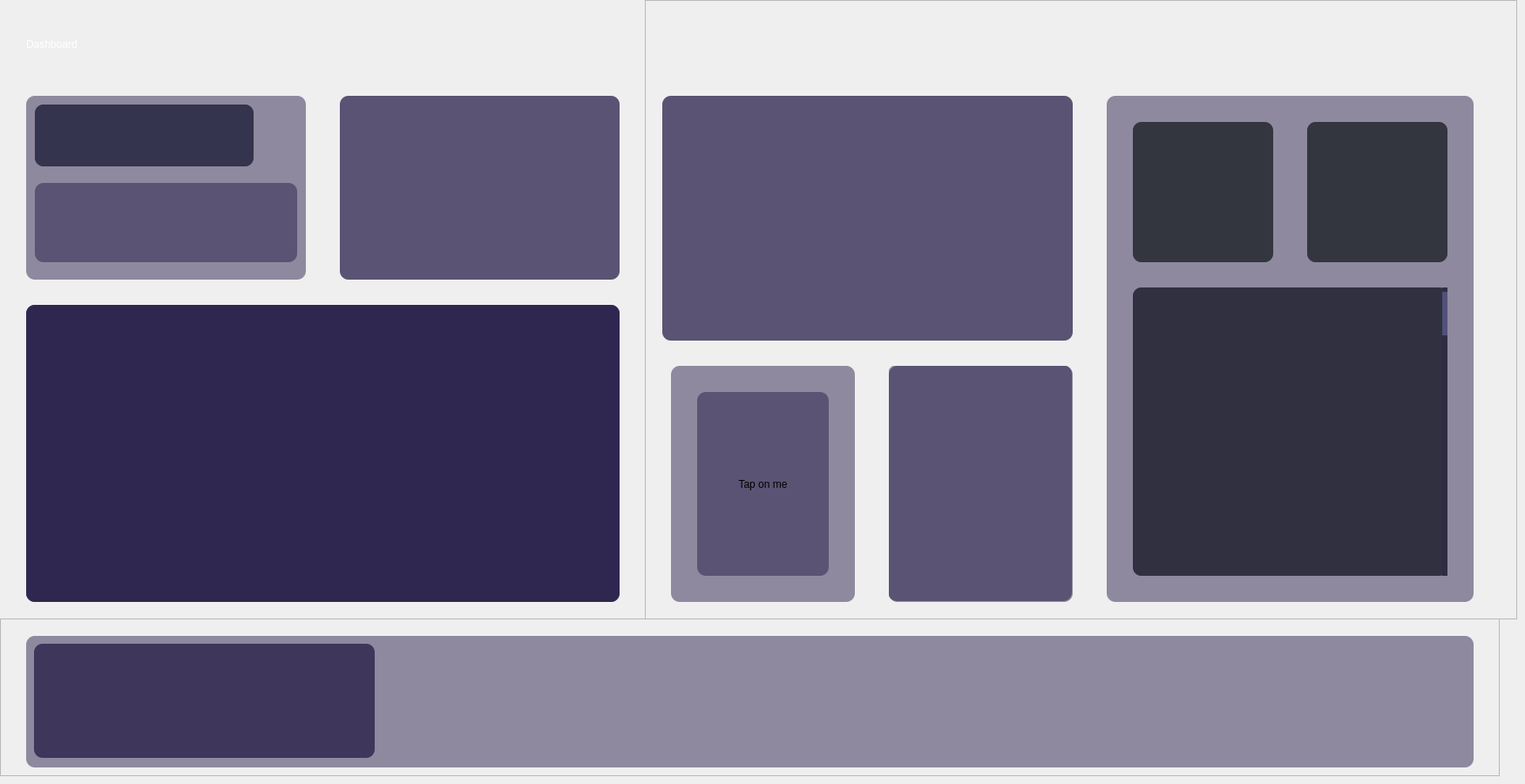
                     <widget class="QWidget" name="home">
                      <property name="styleSheet">
                       <string notr="true">
background-repeat: no-repeat;</string>
                      </property>
                      <widget class="QFrame" name="frame">
                       <property name="geometry">
                        <rect>
                         <x>-10</x>
                         <y>-10</y>
                         <width>751</width>
                         <height>721</height>
                        </rect>
                       </property>
                       <property name="frameShape">
                        <enum>QFrame::StyledPanel</enum>
                       </property>
                       <property name="frameShadow">
                        <enum>QFrame::Raised</enum>
                       </property>
                       <widget class="QFrame" name="frame_24">
                        <property name="geometry">
                         <rect>
                          <x>40</x>
                          <y>120</y>
                          <width>321</width>
                          <height>211</height>
                         </rect>
                        </property>
                        <property name="styleSheet">
                         <string notr="true">background-color: rgba(31, 21, 65, 0);
border-radius: 10px</string>
                        </property>
                        <property name="frameShape">
                         <enum>QFrame::StyledPanel</enum>
                        </property>
                        <property name="frameShadow">
                         <enum>QFrame::Raised</enum>
                        </property>
                        <widget class="QWidget" name="horizontalLayoutWidget_2">
                         <property name="geometry">
                          <rect>
                           <x>0</x>
                           <y>0</y>
                           <width>321</width>
                           <height>211</height>
                          </rect>
                         </property>
                         <layout class="QHBoxLayout" name="avatar_earning_layout">
                          <item>
                           <widget class="QFrame" name="frame_3">
                            <property name="styleSheet">
                             <string notr="true">background-color: rgba(31, 21, 65, 120);</string>
                            </property>
                            <property name="frameShape">
                             <enum>QFrame::StyledPanel</enum>
                            </property>
                            <property name="frameShadow">
                             <enum>QFrame::Raised</enum>
                            </property>
                            <widget class="QFrame" name="frame_25">
                             <property name="geometry">
                              <rect>
                               <x>10</x>
                               <y>10</y>
                               <width>251</width>
                               <height>71</height>
                              </rect>
                             </property>
                             <property name="styleSheet">
                              <string notr="true"> background: rgba(45, 45, 73, 190);
font: 12pt &quot;Courier New&quot;;</string>
                             </property>
                             <property name="frameShape">
                              <enum>QFrame::StyledPanel</enum>
                             </property>
                             <property name="frameShadow">
                              <enum>QFrame::Raised</enum>
                             </property>
                             <widget class="QWidget" name="horizontalLayoutWidget_3">
                              <property name="geometry">
                               <rect>
                                <x>0</x>
                                <y>0</y>
                                <width>251</width>
                                <height>71</height>
                               </rect>
                              </property>
                              <layout class="QHBoxLayout" name="avatar_layout"/>
                             </widget>
                            </widget>
                            <widget class="QWidget" name="horizontalLayoutWidget_6">
                             <property name="geometry">
                              <rect>
                               <x>10</x>
                               <y>100</y>
                               <width>301</width>
                               <height>91</height>
                              </rect>
                             </property>
                             <layout class="QHBoxLayout" name="earning_layout_inside">
                              <item>
                               <widget class="QFrame" name="frame_5">
                                <property name="styleSheet">
                                 <string notr="true">background-color: rgba(31, 21, 65, 0);</string>
                                </property>
                                <property name="frameShape">
                                 <enum>QFrame::StyledPanel</enum>
                                </property>
                                <property name="frameShadow">
                                 <enum>QFrame::Raised</enum>
                                </property>
                                <widget class="QLabel" name="label_2">
                                 <property name="geometry">
                                  <rect>
                                   <x>10</x>
                                   <y>10</y>
                                   <width>281</width>
                                   <height>16</height>
                                  </rect>
                                 </property>
                                 <property name="styleSheet">
                                  <string notr="true">font: 10pt &quot;Courier New&quot;;</string>
                                 </property>
                                 <property name="text">
                                  <string/>
                                 </property>
                                </widget>
                                <widget class="QLabel" name="label_4">
                                 <property name="geometry">
                                  <rect>
                                   <x>10</x>
                                   <y>30</y>
                                   <width>281</width>
                                   <height>16</height>
                                  </rect>
                                 </property>
                                 <property name="styleSheet">
                                  <string notr="true">font: 10pt &quot;Courier New&quot;;</string>
                                 </property>
                                 <property name="text">
                                  <string/>
                                 </property>
                                </widget>
                                <widget class="QLabel" name="label_5">
                                 <property name="geometry">
                                  <rect>
                                   <x>10</x>
                                   <y>50</y>
                                   <width>281</width>
                                   <height>16</height>
                                  </rect>
                                 </property>
                                 <property name="styleSheet">
                                  <string notr="true">font: 10pt &quot;Courier New&quot;;</string>
                                 </property>
                                 <property name="text">
                                  <string/>
                                 </property>
                                </widget>
                               </widget>
                              </item>
                             </layout>
                            </widget>
                           </widget>
                          </item>
                         </layout>
                        </widget>
                       </widget>
                       <widget class="QFrame" name="frame_14">
                        <property name="geometry">
                         <rect>
                          <x>400</x>
                          <y>120</y>
                          <width>321</width>
                          <height>211</height>
                         </rect>
                        </property>
                        <property name="styleSheet">
                         <string notr="true">background-color: rgba(31, 21, 65, 120);
border-radius: 10px;
background-image: url(images/images/dollar_bg);</string>
                        </property>
                        <property name="frameShape">
                         <enum>QFrame::StyledPanel</enum>
                        </property>
                        <property name="frameShadow">
                         <enum>QFrame::Raised</enum>
                        </property>
                        <widget class="QWidget" name="verticalLayoutWidget_5">
                         <property name="geometry">
                          <rect>
                           <x>0</x>
                           <y>0</y>
                           <width>321</width>
                           <height>211</height>
                          </rect>
                         </property>
                         <layout class="QVBoxLayout" name="currency_widget_layout"/>
                        </widget>
                       </widget>
                       <widget class="QLabel" name="label_3">
                        <property name="geometry">
                         <rect>
                          <x>40</x>
                          <y>40</y>
                          <width>291</width>
                          <height>41</height>
                         </rect>
                        </property>
                        <property name="styleSheet">
                         <string notr="true">background-color: rgba(31, 21, 65, 0);
font: 20pt &quot;Peak 5pt&quot;;
color: rgb(255, 255, 255);</string>
                        </property>
                        <property name="text">
                         <string>Dashboard</string>
                        </property>
                       </widget>
                       <widget class="QFrame" name="frame_21">
                        <property name="geometry">
                         <rect>
                          <x>40</x>
                          <y>360</y>
                          <width>681</width>
                          <height>341</height>
                         </rect>
                        </property>
                        <property name="styleSheet">
                         <string notr="true">background-color: rgba(31, 21, 65, 120);
border-radius: 10px</string>
                        </property>
                        <property name="frameShape">
                         <enum>QFrame::StyledPanel</enum>
                        </property>
                        <property name="frameShadow">
                         <enum>QFrame::Raised</enum>
                        </property>
                        <widget class="QStackedWidget" name="bar_charts">
                         <property name="geometry">
                          <rect>
                           <x>0</x>
                           <y>0</y>
                           <width>681</width>
                           <height>341</height>
                          </rect>
                         </property>
                         <property name="currentIndex">
                          <number>0</number>
                         </property>
                         <widget class="QWidget" name="bar_charts_conta">
                          <property name="layoutDirection">
                           <enum>Qt::LeftToRight</enum>
                          </property>
                          <widget class="QWidget" name="verticalLayoutWidget">
                           <property name="geometry">
                            <rect>
                             <x>0</x>
                             <y>0</y>
                             <width>681</width>
                             <height>341</height>
                            </rect>
                           </property>
                           <layout class="QVBoxLayout" name="bar_charts_cont"/>
                          </widget>
                         </widget>
                         <widget class="QWidget" name="page_4"/>
                        </widget>
                       </widget>
                      </widget>
                      <widget class="QFrame" name="frame_26">
                       <property name="geometry">
                        <rect>
                         <x>740</x>
                         <y>0</y>
                         <width>1001</width>
                         <height>711</height>
                        </rect>
                       </property>
                       <property name="frameShape">
                        <enum>QFrame::StyledPanel</enum>
                       </property>
                       <property name="frameShadow">
                        <enum>QFrame::Raised</enum>
                       </property>
                       <widget class="QFrame" name="frame_12">
                        <property name="geometry">
                         <rect>
                          <x>530</x>
                          <y>110</y>
                          <width>421</width>
                          <height>581</height>
                         </rect>
                        </property>
                        <property name="styleSheet">
                         <string notr="true">background-color: rgba(31, 21, 65, 120);
border-radius: 10px</string>
                        </property>
                        <property name="frameShape">
                         <enum>QFrame::StyledPanel</enum>
                        </property>
                        <property name="frameShadow">
                         <enum>QFrame::Raised</enum>
                        </property>
                        <widget class="QFrame" name="frame_13">
                         <property name="geometry">
                          <rect>
                           <x>30</x>
                           <y>30</y>
                           <width>161</width>
                           <height>161</height>
                          </rect>
                         </property>
                         <property name="styleSheet">
                          <string notr="true">background-color: rgba(43, 45, 54, 180);</string>
                         </property>
                         <property name="frameShape">
                          <enum>QFrame::StyledPanel</enum>
                         </property>
                         <property name="frameShadow">
                          <enum>QFrame::Raised</enum>
                         </property>
                         <widget class="QWidget" name="verticalLayoutWidget_2">
                          <property name="geometry">
                           <rect>
                            <x>0</x>
                            <y>0</y>
                            <width>161</width>
                            <height>161</height>
                           </rect>
                          </property>
                          <layout class="QVBoxLayout" name="cpu_progress_bar"/>
                         </widget>
                        </widget>
                        <widget class="QFrame" name="frame_18">
                         <property name="geometry">
                          <rect>
                           <x>230</x>
                           <y>30</y>
                           <width>161</width>
                           <height>161</height>
                          </rect>
                         </property>
                         <property name="styleSheet">
                          <string notr="true">background-color: rgba(43, 45, 54, 180);</string>
                         </property>
                         <property name="frameShape">
                          <enum>QFrame::StyledPanel</enum>
                         </property>
                         <property name="frameShadow">
                          <enum>QFrame::Raised</enum>
                         </property>
                         <widget class="QWidget" name="verticalLayoutWidget_3">
                          <property name="geometry">
                           <rect>
                            <x>0</x>
                            <y>0</y>
                            <width>161</width>
                            <height>161</height>
                           </rect>
                          </property>
                          <layout class="QVBoxLayout" name="gpu_progress_bar"/>
                         </widget>
                        </widget>
                        <widget class="QFrame" name="frame_19">
                         <property name="geometry">
                          <rect>
                           <x>30</x>
                           <y>220</y>
                           <width>361</width>
                           <height>331</height>
                          </rect>
                         </property>
                         <property name="frameShape">
                          <enum>QFrame::StyledPanel</enum>
                         </property>
                         <property name="frameShadow">
                          <enum>QFrame::Raised</enum>
                         </property>
                         <widget class="QWidget" name="horizontalLayoutWidget">
                          <property name="geometry">
                           <rect>
                            <x>0</x>
                            <y>0</y>
                            <width>361</width>
                            <height>331</height>
                           </rect>
                          </property>
                          <layout class="QHBoxLayout" name="console_dialogue_layout">
                           <item>
                            <widget class="QFrame" name="frame_2">
                             <property name="styleSheet">
                              <string notr="true">background-color: rgba(43, 45, 54, 180);</string>
                             </property>
                             <property name="frameShape">
                              <enum>QFrame::StyledPanel</enum>
                             </property>
                             <property name="frameShadow">
                              <enum>QFrame::Raised</enum>
                             </property>
                             <widget class="QScrollBar" name="verticalScrollBar_3">
                              <property name="geometry">
                               <rect>
                                <x>350</x>
                                <y>0</y>
                                <width>16</width>
                                <height>331</height>
                               </rect>
                              </property>
                              <property name="styleSheet">
                               <string notr="true">QScrollBar:vertical {
	border: none;
    background: rgb(45, 45, 68);
    width: 12px;
    margin: 5px 0 5px 5;
	border-radius: 0px;
 }

/*  HANDLE BAR VERTICAL */
QScrollBar::handle:vertical {	
	background-color: rgb(80, 80, 122);
	min-height: 50px;
	border-radius: 7px;
}
QScrollBar::handle:vertical:hover{	
	background-color: rgb(255, 0, 127);
}
QScrollBar::handle:vertical:pressed {	
	background-color: rgb(185, 0, 92);
}

/* BTN TOP - SCROLLBAR */
QScrollBar::sub-line:vertical {
	border: none;
	background-color: rgb(45, 45, 68);
	width: 7px;
	height: 5px;
	border-top-left-radius: 7px;
	border-top-right-radius: 7px;
	subcontrol-position: top;
	subcontrol-origin: margin;
}
QScrollBar::sub-line:vertical:hover {	
	background-color: rgb(255, 0, 127);
}
QScrollBar::sub-line:vertical:pressed {	
	background-color: rgb(185, 0, 92);
}

/* BTN BOTTOM - SCROLLBAR */
QScrollBar::add-line:vertical {
	border: none;
	background-color: rgb(45, 45, 68);
	width: 7px;
	height: 5px;
	border-bottom-left-radius: 7px;
	border-bottom-right-radius: 7px;
	subcontrol-position: bottom;
	subcontrol-origin: margin;
}
QScrollBar::add-line:vertical:hover {	
	background-color: rgb(255, 0, 127);
}
QScrollBar::add-line:vertical:pressed {	
	background-color: rgb(185, 0, 92);
}

/* RESET ARROW */
QScrollBar::up-arrow:vertical, QScrollBar::down-arrow:vertical {
	background: none;
}
QScrollBar::add-page:vertical, QScrollBar::sub-page:vertical {
	background: none;
}
</string>
                              </property>
                              <property name="orientation">
                               <enum>Qt::Vertical</enum>
                              </property>
                             </widget>
                            </widget>
                           </item>
                          </layout>
                         </widget>
                        </widget>
                       </widget>
                       <widget class="QFrame" name="frame_11">
                        <property name="geometry">
                         <rect>
                          <x>20</x>
                          <y>110</y>
                          <width>471</width>
                          <height>281</height>
                         </rect>
                        </property>
                        <property name="styleSheet">
                         <string notr="true">background-color: rgba(31, 21, 65, 120);
border-radius: 10px</string>
                        </property>
                        <property name="frameShape">
                         <enum>QFrame::StyledPanel</enum>
                        </property>
                        <property name="frameShadow">
                         <enum>QFrame::Raised</enum>
                        </property>
                        <widget class="QWidget" name="verticalLayoutWidget_4">
                         <property name="geometry">
                          <rect>
                           <x>0</x>
                           <y>0</y>
                           <width>471</width>
                           <height>281</height>
                          </rect>
                         </property>
                         <layout class="QVBoxLayout" name="to_do_list_layout"/>
                        </widget>
                       </widget>
                       <widget class="QFrame" name="frame_22">
                        <property name="geometry">
                         <rect>
                          <x>30</x>
                          <y>420</y>
                          <width>211</width>
                          <height>271</height>
                         </rect>
                        </property>
                        <property name="styleSheet">
                         <string notr="true">background-color: rgba(31, 21, 65, 120);
border-radius: 10px</string>
                        </property>
                        <property name="frameShape">
                         <enum>QFrame::StyledPanel</enum>
                        </property>
                        <property name="frameShadow">
                         <enum>QFrame::Raised</enum>
                        </property>
                        <widget class="QPushButton" name="pushButton_5">
                         <property name="geometry">
                          <rect>
                           <x>30</x>
                           <y>30</y>
                           <width>151</width>
                           <height>211</height>
                          </rect>
                         </property>
                         <property name="styleSheet">
                          <string notr="true">QPushButton {
font: 5pt &quot;Peak 5pt&quot;;
color: rgb(255, 255, 255);
border: none;

}
 
QPushButton:hover {
   color: #c5c5c5;
   background-color: #2f3047
}

QPushButton:pressed {
   color: #c5c5c5;
   background-color: #303248;
}

border-radius: 10px</string>
                         </property>
                         <property name="text">
                          <string>Tap on me</string>
                         </property>
                        </widget>
                       </widget>
                       <widget class="QFrame" name="frame_20">
                        <property name="geometry">
                         <rect>
                          <x>280</x>
                          <y>420</y>
                          <width>211</width>
                          <height>271</height>
                         </rect>
                        </property>
                        <property name="styleSheet">
                         <string notr="true">background-color: rgba(31, 21, 65, 120);
border-radius: 10px</string>
                        </property>
                        <property name="frameShape">
                         <enum>QFrame::StyledPanel</enum>
                        </property>
                        <property name="frameShadow">
                         <enum>QFrame::Raised</enum>
                        </property>
                        <widget class="QWidget" name="horizontalLayoutWidget_4">
                         <property name="geometry">
                          <rect>
                           <x>-1</x>
                           <y>-1</y>
                           <width>211</width>
                           <height>271</height>
                          </rect>
                         </property>
                         <layout class="QHBoxLayout" name="horizontalLayout_7"/>
                        </widget>
                       </widget>
                      </widget>
                      <widget class="QFrame" name="frame_27">
                       <property name="geometry">
                        <rect>
                         <x>0</x>
                         <y>710</y>
                         <width>1721</width>
                         <height>181</height>
                        </rect>
                       </property>
                       <property name="frameShape">
                        <enum>QFrame::StyledPanel</enum>
                       </property>
                       <property name="frameShadow">
                        <enum>QFrame::Raised</enum>
                       </property>
                       <widget class="QFrame" name="frame_23">
                        <property name="geometry">
                         <rect>
                          <x>30</x>
                          <y>20</y>
                          <width>1661</width>
                          <height>151</height>
                         </rect>
                        </property>
                        <property name="styleSheet">
                         <string notr="true">background-color: rgba(31, 21, 65, 120);
border-radius: 10px</string>
                        </property>
                        <property name="frameShape">
                         <enum>QFrame::StyledPanel</enum>
                        </property>
                        <property name="frameShadow">
                         <enum>QFrame::Raised</enum>
                        </property>
                        <widget class="QFrame" name="frame_4">
                         <property name="geometry">
                          <rect>
                           <x>9</x>
                           <y>9</y>
                           <width>391</width>
                           <height>131</height>
                          </rect>
                         </property>
                         <property name="frameShape">
                          <enum>QFrame::StyledPanel</enum>
                         </property>
                         <property name="frameShadow">
                          <enum>QFrame::Raised</enum>
                         </property>
                         <widget class="QWidget" name="horizontalLayoutWidget_5">
                          <property name="geometry">
                           <rect>
                            <x>0</x>
                            <y>0</y>
                            <width>391</width>
                            <height>131</height>
                           </rect>
                          </property>
                          <layout class="QHBoxLayout" name="weather_layout"/>
                         </widget>
                        </widget>
                       </widget>
                      </widget>
                     </widget>
